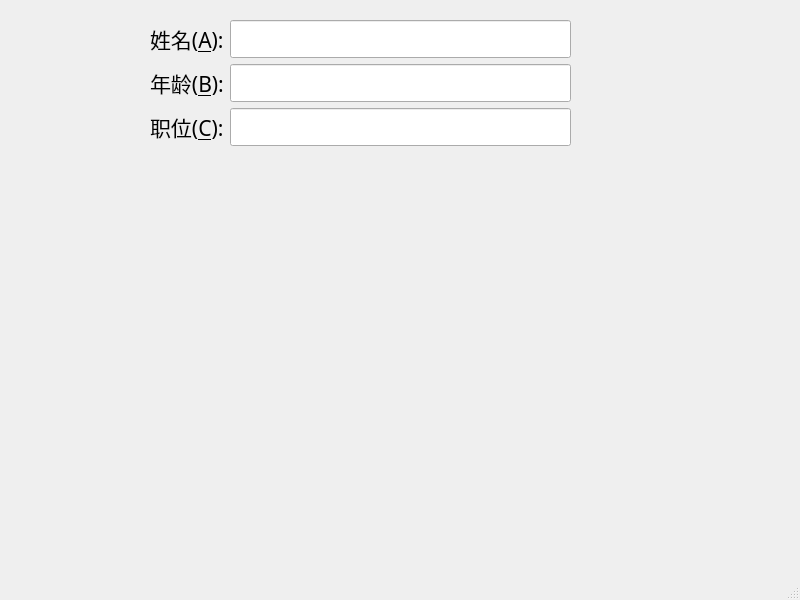
<?xml version="1.0" encoding="UTF-8"?>
<ui version="4.0">
 <class>MainWindow</class>
 <widget class="QMainWindow" name="MainWindow">
  <property name="geometry">
   <rect>
    <x>0</x>
    <y>0</y>
    <width>800</width>
    <height>600</height>
   </rect>
  </property>
  <property name="windowTitle">
   <string>MainWindow</string>
  </property>
  <widget class="QWidget" name="centralwidget">
   <widget class="QWidget" name="formLayoutWidget">
    <property name="geometry">
     <rect>
      <x>150</x>
      <y>20</y>
      <width>421</width>
      <height>171</height>
     </rect>
    </property>
    <property name="font">
     <font>
      <family>3ds</family>
      <pointsize>16</pointsize>
     </font>
    </property>
    <layout class="QFormLayout" name="formLayout">
     <item row="1" column="0">
      <widget class="QLabel" name="label">
       <property name="font">
        <font>
         <family>3ds</family>
         <pointsize>16</pointsize>
        </font>
       </property>
       <property name="text">
        <string>姓名(&amp;A):</string>
       </property>
       <property name="buddy">
        <cstring>lineEdit</cstring>
       </property>
      </widget>
     </item>
     <item row="1" column="1">
      <widget class="QLineEdit" name="lineEdit">
       <property name="font">
        <font>
         <family>3ds</family>
         <pointsize>16</pointsize>
        </font>
       </property>
      </widget>
     </item>
     <item row="2" column="0">
      <widget class="QLabel" name="label_2">
       <property name="font">
        <font>
         <family>3ds</family>
         <pointsize>16</pointsize>
        </font>
       </property>
       <property name="text">
        <string>年龄(&amp;B):</string>
       </property>
       <property name="buddy">
        <cstring>lineEdit_2</cstring>
       </property>
      </widget>
     </item>
     <item row="2" column="1">
      <widget class="QLineEdit" name="lineEdit_2">
       <property name="font">
        <font>
         <family>3ds</family>
         <pointsize>16</pointsize>
        </font>
       </property>
      </widget>
     </item>
     <item row="3" column="0">
      <widget class="QLabel" name="label_3">
       <property name="font">
        <font>
         <family>3ds</family>
         <pointsize>16</pointsize>
        </font>
       </property>
       <property name="text">
        <string>职位(&amp;C):</string>
       </property>
       <property name="buddy">
        <cstring>lineEdit_3</cstring>
       </property>
      </widget>
     </item>
     <item row="3" column="1">
      <widget class="QLineEdit" name="lineEdit_3">
       <property name="font">
        <font>
         <family>3ds</family>
         <pointsize>16</pointsize>
        </font>
       </property>
      </widget>
     </item>
    </layout>
   </widget>
  </widget>
  <widget class="QMenuBar" name="menubar">
   <property name="geometry">
    <rect>
     <x>0</x>
     <y>0</y>
     <width>800</width>
     <height>23</height>
    </rect>
   </property>
  </widget>
  <widget class="QStatusBar" name="statusbar"/>
 </widget>
 <resources/>
 <connections/>
</ui>
